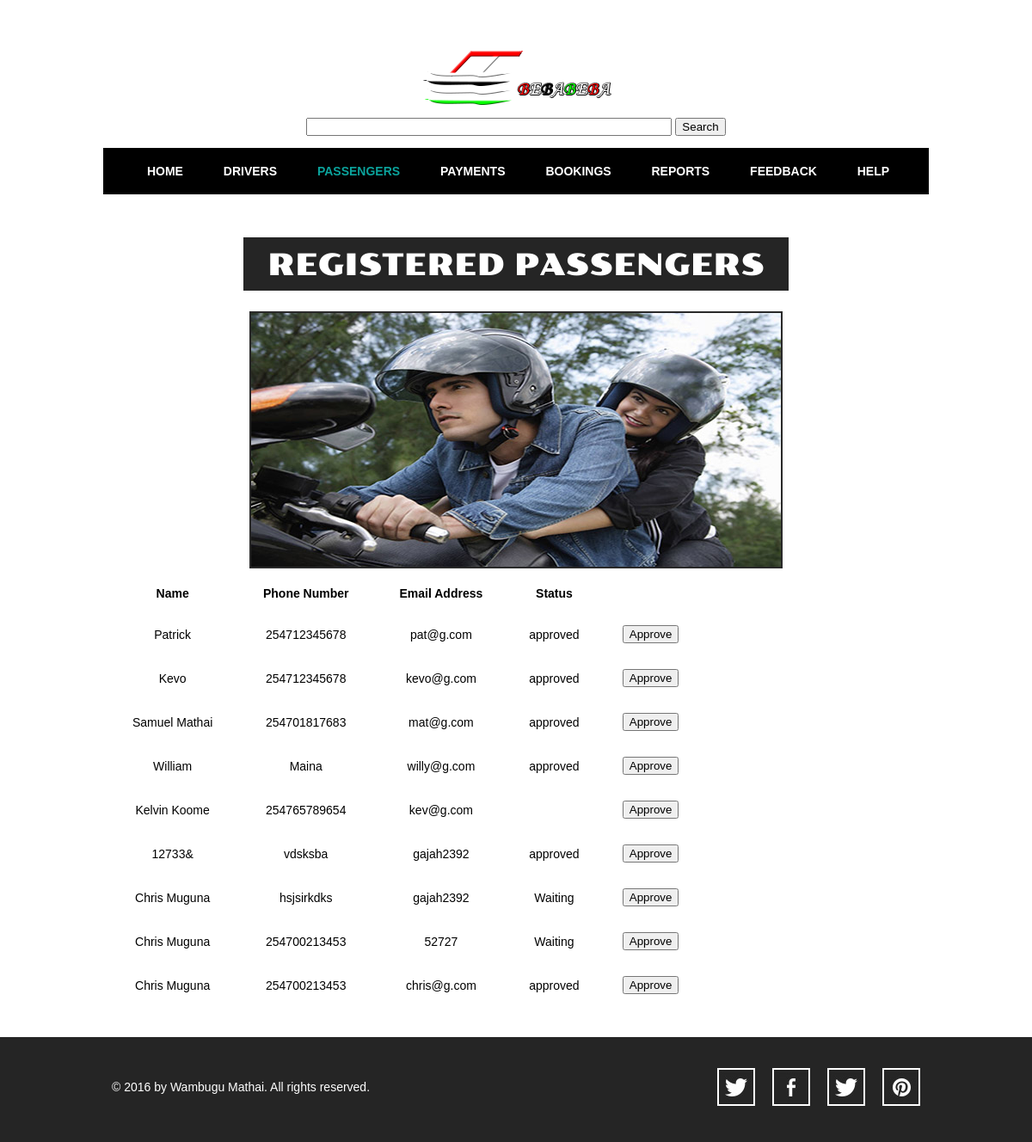
/admin/passengers.php, run on the app's committed database.
### tables this page shows
CREATE TABLE `passenger` (
  `passenger_id` int(11) NOT NULL,
  `name` varchar(20) NOT NULL,
  `phone_no` varchar(20) NOT NULL,
  `email` varchar(30) NOT NULL,
  `password` varchar(16) NOT NULL,
  `status` varchar(16) NOT NULL,
  `latitude` varchar(30) NOT NULL,
  `longitude` varchar(30) NOT NULL
);

### admin/passengers.php (the view, shortened to what this page needs)
<!doctype html>
<html>
<head>
	<link rel="stylesheet" type="text/css" href="css/style.css">
	<link rel="stylesheet" type="text/css" href="css/mobile.css" media="screen and (max-width : 568px)">
</head>
<body>
	<div id="header">
		<a href="homepage.html" class="logo">
			<img src="images/logo.png" alt="">
		</a>
		<form action="" method="post">
			<input type="search" name="search" class="searchfield" size="50" />
			<input type="submit" value="Search" class="searchbutton" />
		</form>
		<br>
		<ul id="navigation">
			<li>
				<a href="homepage.html">home</a>
			</li>
			<li>
				<a href="drivers.php">drivers</a>
			</li>
			<li class="selected">
				<a href="passengers.php">passengers</a>
			</li>
			<li>
				<a href="payments.html">payments</a>
			</li>
			<li>
				<a href="bookings.html">bookings</a>
			</li>
			<li>
				<a href="reports.html">reports</a>
			</li>
			<li>
				<a href="feedback.html">feedback</a>
			</li>
			<li>
				<a href="help.html">help</a>
			</li>
		</ul>
	</div>
	<div id="body">
		<h1><span>REGISTERED PASSENGERS</span></h1>
        <div>
            <img src="images/passengerpage.jpg" alt="">
			<?php
				$conn = new mysqli("localhost","root","","bebabeba2");
				if ($conn->connect_error) {
			    	die("Connection failed: " . $conn->connect_error);
				}
				else
				{
					$sql = "SELECT passenger_id, name, phone_no, email, status FROM passenger";
					$result = $conn->query($sql);
					if($result->num_rows > 0) {
						echo "<table width='700px' cellpadding='10px' cellspacing='10px'><tr><th>Name</th><th>Phone Number</th><th>Email Address</th><th>Status</th></tr>";
						while($row = $result->fetch_assoc()) {
							$id = $row["passenger_id"];
							echo "<tr><td>" . $row["name"]. "</td><td>" . $row["phone_no"]. "</td><td>" . $row["email"]. "</td><td>".$row["status"]."</td><td><a href='approvePassenger.php?id=$id' name='userPosition'><button>Approve</button><a/></td></tr>";
							}
						echo "</table>";
					}
					else{
						echo "0 results";
					}
				}
			?>
        </div>
	</div>
	<div id="footer">
		<div>
			<p>&copy; 2016 by Wambugu Mathai. All rights reserved.</p>
			<ul>
				<li>
					<a href="" id="twitter">twitter</a>
				</li>
				<li>
					<a href="" id="facebook">facebook</a>
				</li>
				<li>
					<a href="">googleplus</a>
				</li>
				<li>
					<a href="" id="pinterest">pinterest</a>
				</li>
			</ul>
		</div>
	</div>
</body>
</html>

### admin/css/style.css (style rules this page uses)
body { background: #fff; font-family: Arial, Helvetica, sans-serif; font-size: 14px; font-weight: normal; line-height: 1; margin: 0; min-width: 960px; padding: 0; }
p { color: #252525; line-height: 24px; margin: 0; padding: 0; }
#header { margin: 0 auto; padding: 44px 0 50px; text-align: center; width: 960px; }
#header a.logo { display: block; margin: 0 auto; padding: 0; width: 340px; }
#header a.logo img { border: 0; display: block; margin: 0; padding: 0; }
#header ul { margin: 0; padding: 20px 0 0; background: black; width: 100%; }
#header ul li { display: inline; list-style: none; margin: 0; padding: 0 19px; }
#header ul li a { color: white; display: inline-block; font-family: "Arial Black", Gadget, sans-serif; font-size: 14px; font-weight: bold; margin:0 0 0 5px; padding: 0px 0px 20px 0px; text-decoration: none; text-transform: uppercase; }
#header ul li a:hover, #header ul li.selected a { color: #0ba39c; }
#body { margin: 0; padding: 0 0 30px; text-align: center; }
#body h1 { color: #fff; display: inline; font-family: poller_oneregular; font-size: 35px; font-weight: normal; margin: 0; padding: 0; text-transform: uppercase; }
#body h1 span { background: #252525; display: inline-block; padding: 15px 28px 12px; }
#body > div { margin: 0 auto; padding: 0; width: 960px; }
#body > div img { border: 2px solid #292929; margin: 24px 0 0; padding: 0; }
#footer { background: #252525; margin: 0; padding: 36px 0 42px; }
#footer div { margin: 0 auto; overflow: hidden; padding: 0; width: 960px; }
#footer div p { color: #fff; float: left; line-height: 44px; margin: 0 0 0 10px; padding: 0; }
#footer div ul { display: block; float: right; margin: 0; overflow: hidden; padding: 0; width: 256px; }
#footer div ul li { display: block; float: left; list-style: none; margin: 0 10px; padding: 0; width: 44px; }
#footer div ul li a { background: url(../images/icons.jpg) no-repeat 0 0; display: block; height: 44px; margin: 0; padding: 0; text-indent: -99999px; width: 44px; }
#footer div ul li #twitter { background-position: 0 0; }
#footer div ul li #facebook { background-position: 0 -44px; }
#footer div ul li #pinterest { background-position: 0 -132px; }

### admin/css/mobile.css (style rules this page uses)
body { min-width: 0; }
#header { padding: 20px 0; position: relative; width: 100%; }
#header a.logo { width: 80%; }
#header a.logo img { width: 100%; }
#header ul { border: 1px solid #fff; display: none; left: 50%; margin-left: -45%; padding: 0; position: absolute; width: 90%; z-index: 1001; }
#header ul li { border-top: 1px solid #fff; display: block; margin: 0; padding: 0; position: relative; }
#header > ul > li:first-child { border: 0; }
#header ul li a { background: rgba(11, 163, 156, 0.9); color: #fff; display: block; font-family: Arial, Helvetica, sans-serif; font-size: 16px; font-weight: normal; height: 49px; line-height: 49px; padding: 0 15px; text-align: left; }
#header ul li a:hover, #header ul li.selected a { background: rgba(0, 0, 0, 0.9); color: #fff; }
#body { width: 100%; }
#body h1 { display: block; font-size: 20px; margin: 0 auto; width: 90%; }
#body h1 span { display: block; padding: 3%; width: 94%; }
#body > div { padding: 0 5%; width: 90%; }
#body > div img { margin: 24px 0 30px; width: 98% }
#footer { padding: 10px 0 25px; }
#footer div { overflow: visible; width: 100%; }
#footer div p { float: none; margin: 0; text-align: center; }
#footer div ul { float: none; margin: 0 auto; width: 256px; }

### data on the page
passenger: name "Patrick", phone_no "254712345678", email "pat@g.com", status "approved"
passenger: name "Kevo", phone_no "254712345678", email "kevo@g.com", status "approved"
passenger: name "Samuel Mathai", phone_no "254701817683", email "mat@g.com", status "approved"
passenger: name "William", phone_no "Maina", email "willy@g.com", status "approved"
passenger: name "Kelvin Koome", phone_no "254765789654", email "kev@g.com"
passenger: name "12733&", phone_no "vdsksba", email "gajah2392", status "approved"
passenger: name "Chris Muguna", phone_no "hsjsirkdks", email "gajah2392", status "Waiting"
passenger: name "Chris Muguna", phone_no "254700213453", email "52727", status "Waiting"
passenger: name "Chris Muguna", phone_no "254700213453", email "chris@g.com", status "approved"
